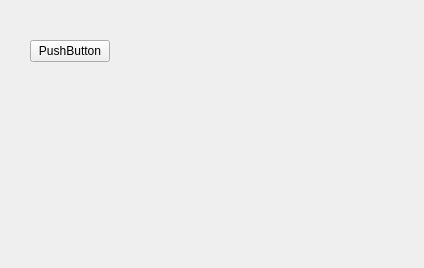
<?xml version="1.0" encoding="UTF-8"?>
<ui version="4.0">
 <class>Form</class>
 <widget class="QWidget" name="Form">
  <property name="geometry">
   <rect>
    <x>0</x>
    <y>0</y>
    <width>424</width>
    <height>268</height>
   </rect>
  </property>
  <property name="windowTitle">
   <string>Form</string>
  </property>
  <widget class="QPushButton" name="pushButton">
   <property name="geometry">
    <rect>
     <x>30</x>
     <y>40</y>
     <width>80</width>
     <height>22</height>
    </rect>
   </property>
   <property name="text">
    <string>PushButton</string>
   </property>
  </widget>
 </widget>
 <resources/>
 <connections/>
</ui>
